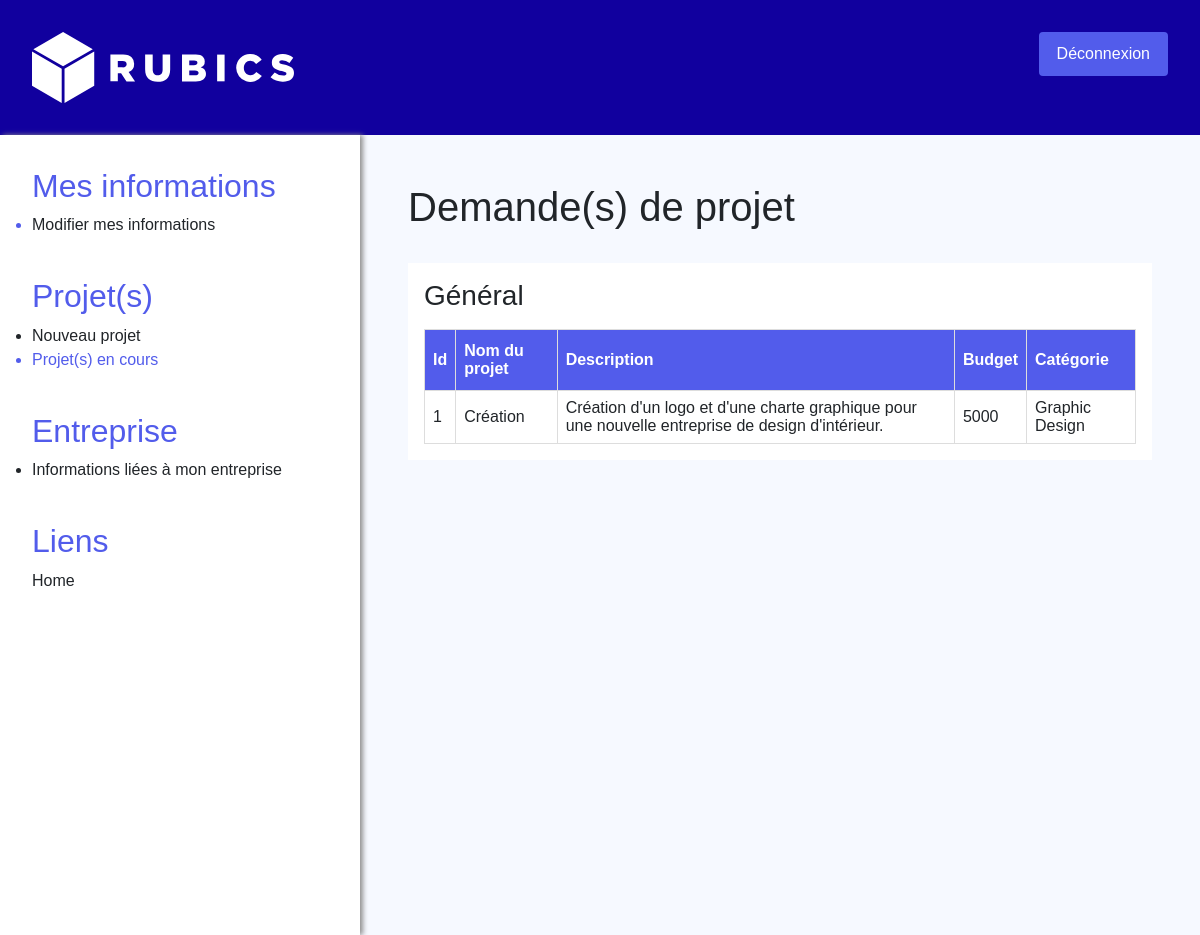
Screenshot of /view/view-user-admin-project.php (signed in) with the database file from the repository.
### tables this page shows
CREATE TABLE `request` (
  `id` int(11) NOT NULL,
  `name` varchar(50) NOT NULL,
  `description` text NOT NULL,
  `budget` float NOT NULL,
  `category_id` int(11) NOT NULL,
  `client_id` int(11) NOT NULL
);

CREATE TABLE `category` (
  `id` int(11) NOT NULL,
  `name` varchar(50) NOT NULL,
  `description` text NOT NULL,
  `actif` tinyint(4) NOT NULL
);

### model/dataModel.php (called while the page is built, shortened)
<?php
include ($_SERVER['DOCUMENT_ROOT'] . "/Rubics/model/dbconnect.php");
function requests($id)
{
    global $bdd;
    $query = "SELECT request.*, category.name AS category_name
 FROM request
 INNER JOIN category ON request.category_id = category.id
 WHERE request.client_id = :id";
    $stmt = $bdd->prepare($query);
    $stmt->bindParam(':id', $id, PDO::PARAM_INT);
    $stmt->execute();
    $requests = $stmt->fetchAll(PDO::FETCH_ASSOC);
    return $requests;
}

### view/view-user-admin-project.php (the view, shortened to what this page needs)
<?php
include ($_SERVER['DOCUMENT_ROOT'] . "/Rubics/view/component/view-admin-header.php");
require ($_SERVER['DOCUMENT_ROOT'] . "/Rubics/model/dataModel.php");
if (!isset($_SESSION['client']) && !isset($_SESSION['employee']) && !isset($_SESSION['admin'])) {
    header("Location: ../view/view-login.php");
    exit;
} elseif (isset($_SESSION['admin'])) {
    header("Location: ../view/view-admin-home.php");
    exit;
} elseif (isset($_SESSION['employee'])) {
    header("Location: ../view/view-employee-admin-home.php");
    exit;
} else {
    $projects = requests($_SESSION['client']['general']['id']);
    ?>
    <div class="container-items">
        <div class="container-content">
            <div class="sidenav">
                <div class="accordionItem">
                    <h2 class="accordionTitle">Mes informations<span class="accordionIcon"></span></h2>
                    <div class="accordionContent">
                        <ul>
                            <li class="actif-link"><a
                                    href="<?php $_SERVER['DOCUMENT_ROOT'] ?>/Rubics/view/view-user-admin-home.php">Modifier
                                    mes informations</a></li>
                        </ul>
                    </div>
                </div>
                <div class="accordionItem">
                    <h2 class="accordionTitle">Projet(s)<span class="accordionIcon"></span></h2>
                    <div class="accordionContent">
                        <ul>
                            <li><a href="<?php $_SERVER['DOCUMENT_ROOT'] ?>/Rubics/view/view-user-admin-request.php">Nouveau
                                    projet</a></li>
                            <li class="actif-link">Projet(s) en cours</li>
                        </ul>
                    </div>
                </div>
                <div class="accordionItem">
                    <h2 class="accordionTitle">Entreprise<span class="accordionIcon"></span></h2>
                    <div class="accordionContent">
                        <ul>
                            <li><a href="<?php $_SERVER['DOCUMENT_ROOT'] ?>/Rubics/view/view-user-admin-company.php">Informations
                                    liées à mon entreprise</a></li>
                        </ul>
                    </div>
                </div>
                <div class="accordionItem">
                    <h2 class="accordionTitle">Liens<span class="accordionIcon"></span></h2>
                    <div class="accordionContent">
                        <a href="index.php?action=updateUser">Home</a>
                    </div>
                </div>
            </div>
            <div class="main">
                <h1>Demande(s) de projet</h1>
                <div class="main-conent">
                    <div class="data-card">
                        <h3>Général</h3>
                        <table id="read-data">
                            <thead>
                                <tr>
                                    <th>Id</th>
                                    <th>Nom du projet</th>
                                    <th>Description</th>
                                    <th>Budget</th>
                                    <th>Catégorie</th>
                                </tr>
                            </thead>
                            <tbody>
                                <?php
                                if (isset($projects)) {
                                    foreach ($projects as $project) {
                                        echo "<tr>";
                                        echo "<td>" . $project['id'] . "</td>";
                                        echo "<td>" . $project['name'] . "</td>";
                                        echo "<td>" . $project['description'] . "</td>";
                                        echo "<td>" . $project['budget'] . "</td>";
                                        echo "<td>" . $project['category_id'] . "</td>";
                                        echo "</tr>";
                                    }
                                }
                                ?>
                            </tbody>
                        </table>
                    </div>
                </div>
            </div>
        </div>
        </body>
        </html>
    <?php } ?>

### asset/css/style-admin.css (style rules this page uses)
* { box-sizing: border-box; padding: 0; margin: 0; }
html, body { min-height: 100vh; font-family: Helvetica, Arial, sans-serif; }
h1 { margin-bottom: 2rem; }
h2 { color: #525CEB; }
h3 { margin-bottom: 1rem; }
a { color: #212529; text-decoration: none; }
.container-items, .container-content { min-height: 100vh; }
.container-content { display: flex; background-color: #f6f9ff; }
.sidenav { width: 30%; padding: 2rem; background-color: white; -webkit-box-shadow: 3px 0px 5px 0px rgba(143, 143, 143, 1); -moz-box-shadow: 3px 0px 5px 0px rgba(143, 143, 143, 1); box-shadow: 3px 0px 5px 0px rgba(143, 143, 143, 1); }
.accordionItem { margin-bottom: 2.5rem; }
.main { padding: 3rem; width: 70%; }
.main-conent { display: flex; justify-content: space-between; }
.data-card { background-color: white; padding: 1rem; }
.actif-link { color: #525CEB; }
#read-data { font-family: Arial, Helvetica, sans-serif; border-collapse: collapse; width: 100%; }
#read-data td, #read-data th { border: 1px solid #ddd; padding: 8px; }
#read-data th { padding-top: 12px; padding-bottom: 12px; text-align: left; background-color: #525CEB; color: white; }

### rows the page displays
request: id "1", name "Création", description "Création d'un logo et d'une charte graphique pour une nouvelle entreprise de design d'intérieur.", budget "5000", category.name "Graphic Design"
